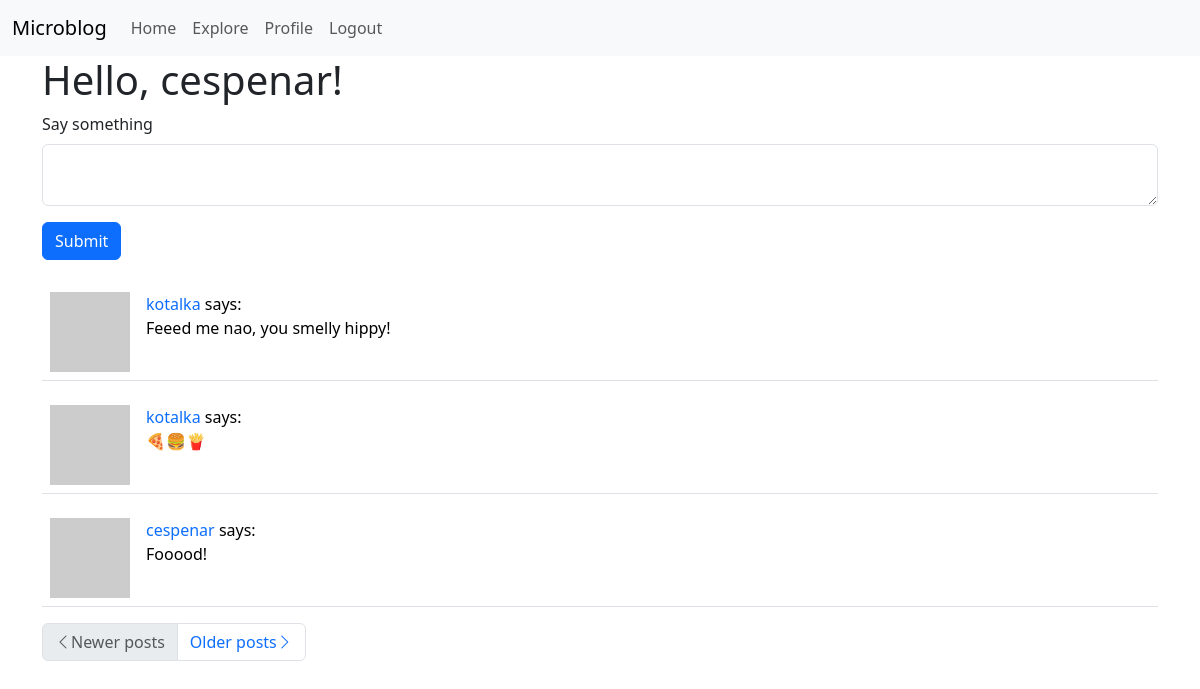
The page /index (signed in) on the database as committed earlier.
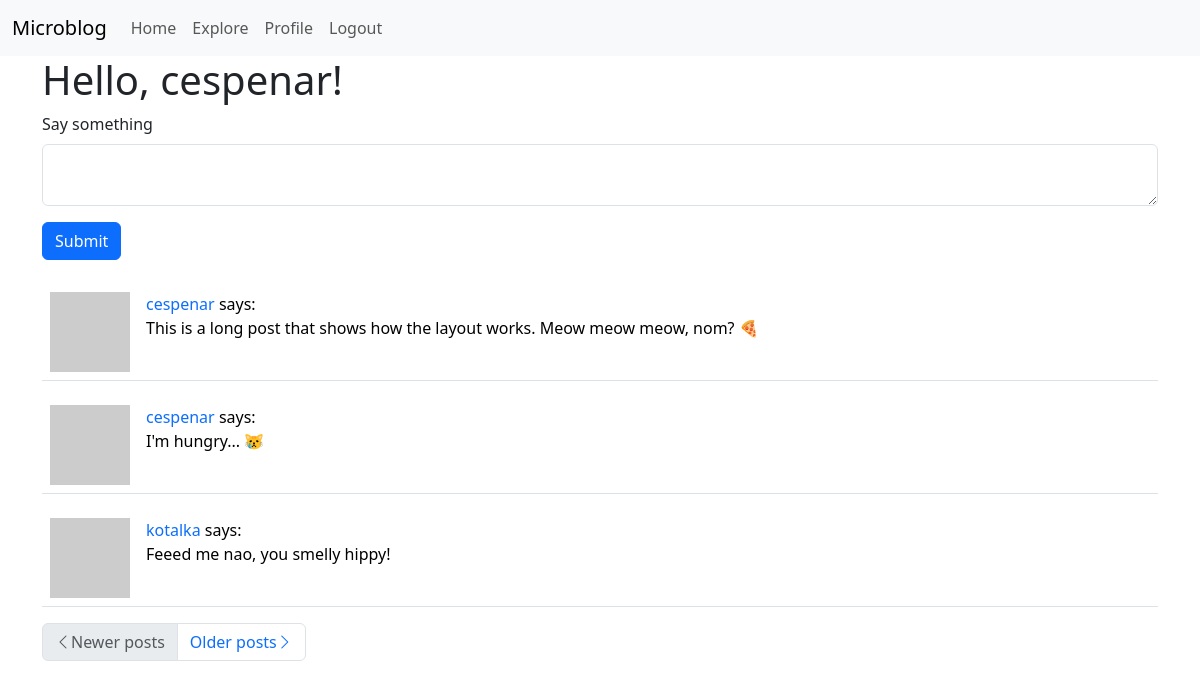
The same page on the database as committed later.
### app/models.py (models this page shows, shortened)
class Post(db.Model):
    id = db.Column(db.Integer, primary_key=True)
    body = db.Column(db.String(140))
    timestamp = db.Column(db.DateTime, index=True, default=datetime.utcnow)
    user_id = db.Column(db.Integer, db.ForeignKey('user.id'))

class User(UserMixin, db.Model):
    id = db.Column(db.Integer, primary_key=True)
    username = db.Column(db.String(64), index=True, unique=True)
    email = db.Column(db.String(120), index=True, unique=True)
    password_hash = db.Column(db.String(128))
    posts = db.relationship('Post', backref='author', lazy='dynamic')
    about_me = db.Column(db.String(140))
    last_seen = db.Column(db.DateTime, default=datetime.utcnow)
    followed = db.relationship(
        'User',
        secondary=followers,
        primaryjoin=(followers.c.follower_id == id),
        secondaryjoin=(followers.c.followed_id == id),
        backref=db.backref('followers', lazy='dynamic'),
        lazy='dynamic'
    )
    def avatar(self, size):
        digest = md5(self.email.lower().encode('utf-8')).hexdigest()
        return f'https://www.gravatar.com/avatar/{digest}?d=identicon&s={size}'
    def followed_posts(self):
        followed = Post.query.join(followers, (
                followers.c.followed_id == Post.user_id)).filter(
            followers.c.follower_id == self.id)
        own = Post.query.filter_by(user_id=self.id)
        return followed.union(own).order_by(Post.timestamp.desc())

### app/routes.py (the view)
@app.route('/', methods=['GET', 'POST'])
@app.route('/index', methods=['GET', 'POST'])
@login_required
def index():
    form = PostForm()
    if form.validate_on_submit():
        post = Post(body=form.post.data, author=current_user)
        db.session.add(post)
        db.session.commit()
        flash('Your post is now live!')
        return redirect(url_for('index'))
    page = request.args.get('page', 1, type=int)
    posts = current_user.followed_posts().paginate(
        page, app.config['POSTS_PER_PAGE'], False)
    next_url = url_for('index',
                       page=posts.next_num) if posts.has_next else None
    prev_url = url_for('index',
                       page=posts.prev_num) if posts.has_prev else None
    return render_template('index.html', title='Home Page', form=form,
                           posts=posts.items, next_url=next_url,
                           prev_url=prev_url)

### app/forms.py
class PostForm(FlaskForm):
    post = TextAreaField('Say something',
                         validators=[DataRequired(), Length(min=1, max=140)])
    submit = SubmitField('Submit')

### app/models.py (called while the page is built)
@login.user_loader
def load_user(id):
    return User.query.get(int(id))

### app/routes.py (called while the page is built)
@app.before_request
def before_request():
    if current_user.is_authenticated:
        current_user.last_seen = datetime.utcnow()
        db.session.commit()

### app/templates/index.html
{% extends "base.html" %}
{% from 'bootstrap/form.html' import render_form %}
{% block app_content %}
    <h1>Hello, {{ current_user.username }}!</h1>
    {% if form %}
        {{ render_form(form) }}
        <br>
    {% endif %}
    {% for post in posts %}
        {% include '_post.html' %}
    {% endfor %}
    <nav aria-label="...">
        <ul class="pagination">
            <li class="page-item{% if not prev_url %} disabled{% endif %}">
                <a class="page-link" href="{{ prev_url or '#' }}"
                   aria-label="Previous">
                    <span class="bi-chevron-left" aria-hidden="true"></span>Newer
                    posts
                </a>
            </li>
            <li class="page-item{% if not next_url %} disabled{% endif %}">
                <a class="page-link" href="{{ next_url or '#' }}"
                   aria-label="Next">
                    Older posts<span class="bi-chevron-right"
                                     aria-hidden="true"></span>
                </a>
            </li>
        </ul>
    </nav>
{% endblock %}

### app/templates/_post.html
<table class="table table-hover">
    <tr>
        <td style="width: 70px">
            <a href="{{ url_for('user', username=post.author.username) }}">
                <img src="{{ post.author.avatar(70) }}" alt="User avatar">
            </a>
        </td>
        <td>
            <a href="{{ url_for('user', username=post.author.username) }}">
                {{ post.author.username }}
            </a>
            says:
            <br>
            {{ post.body }}
        </td>
    </tr>
</table>

Rows that differ between the two databases and show on the page:
no longer on this page (row unchanged): Post: author.username "kotalka", body "🍕🍔🍟"
no longer on this page (row unchanged): Post: author.username "cespenar", body "Fooood!"
added Post: author.username "cespenar", body "This is a long post that shows how the layout works. Meow meow meow, nom? 🍕"
added Post: author.username "cespenar", body "I'm hungry... 😿"
